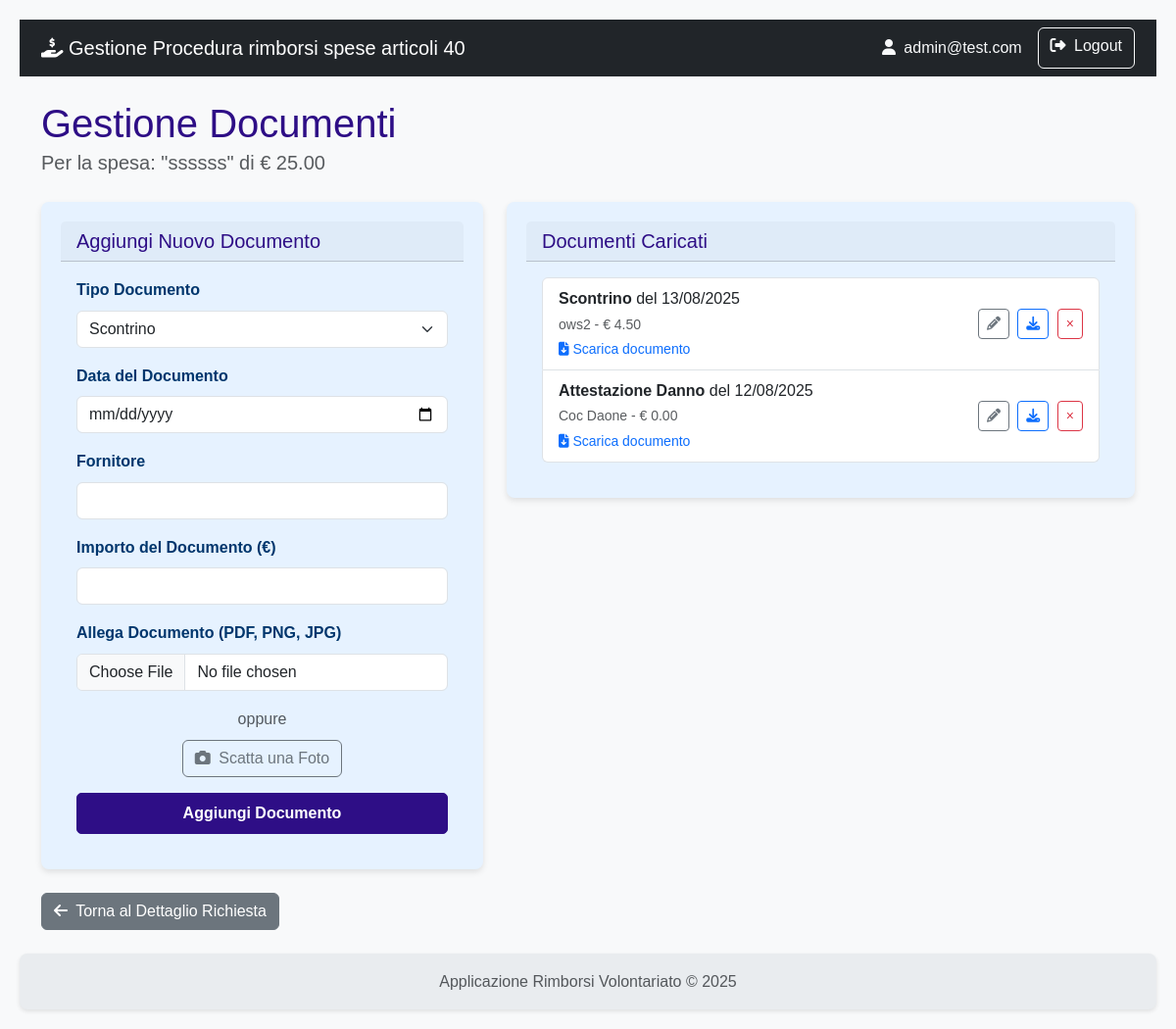
Screenshot of /richiesta/spese/14/documenti (signed in) with the database file from the repository.
### rimborsi/models.py (models this page shows)
class User(db.Model, UserMixin):
    id = db.Column(db.Integer, primary_key=True)
    username = db.Column(db.String(80), nullable=False)
    email = db.Column(db.String(120), nullable=False)
    password_hash = db.Column(db.String(120), nullable=False)
    role = db.Column(db.String(20), nullable=False)
    organizzazioni = db.relationship('Organizzazione', secondary=associazione_utente_organizzazione, back_populates='utenti_compilatori')
    __table_args__ = (
        db.UniqueConstraint('username', name='uq_user_username'),
        db.UniqueConstraint('email', name='uq_user_email'),
    )

class Spesa(db.Model):
    id = db.Column(db.Integer, primary_key=True)
    data_spesa = db.Column(db.Date, nullable=False)
    categoria = db.Column(db.String(1), nullable=False)
    descrizione_spesa = db.Column(db.String(250))
    importo_richiesto = db.Column(db.Float, nullable=False)
    importo_approvato = db.Column(db.Float)
    note_istruttoria = db.Column(db.Text)
    richiesta_id = db.Column(db.Integer, db.ForeignKey('richiesta.id'), nullable=False)
    documenti = db.relationship('DocumentoSpesa', backref='spesa', lazy=True, cascade="all, delete-orphan")
    impiego_id = db.Column(db.Integer, db.ForeignKey('impiego_mezzo_attrezzatura.id'), nullable=True)

class DocumentoSpesa(db.Model):
    id = db.Column(db.Integer, primary_key=True)
    data_documento = db.Column(db.Date, nullable=False)
    fornitore = db.Column(db.String(150))
    importo_documento = db.Column(db.Float, nullable=False)
    tipo_documento = db.Column(db.String(50))
    verificato = db.Column(db.Boolean, default=False)
    note_istruttoria = db.Column(db.Text, nullable=True)
    spesa_id = db.Column(db.Integer, db.ForeignKey('spesa.id'), nullable=False)
    nome_file = db.Column(db.String(255), nullable=True) # Campo per il nome del file salvato
    def get_tipo_documento_display(self):
        tipo = {
            'A': 'Scontrino',
            'B': 'Fattura',
            'C': 'Autorizzazione',
            'D': 'Attestazione Danno'
        }
        return tipo.get(self.tipo_documento, self.tipo_documento)

### rimborsi/richiesta/routes.py (the view)
@richiesta_bp.route('/spese/<int:spesa_id>/documenti', methods=['GET'])
@login_required
def lista_documenti(spesa_id):
    spesa = Spesa.query.get_or_404(spesa_id)
    richiesta = spesa.richiesta  # Accedi alla richiesta associata a questa spesa
    form = DocumentoSpesaForm() # Form per aggiungere nuovi documenti
    return render_template('richiesta/lista_documenti.html', spesa=spesa, form=form, richiesta=richiesta)

### rimborsi/richiesta/forms.py (shortened to what this page needs)
class DocumentoSpesaForm(FlaskForm):
    tipo_documento = SelectField('Tipo Documento', choices=[
        ('A', 'Scontrino'),
        ('B', 'Fattura'),
        ('C', 'Autorizzazione'),
        ('D', 'Attestazione Danno')
    ], validators=[DataRequired()])
    data_documento = DateField('Data del Documento', format='%Y-%m-%d', validators=[DataRequired()])
    fornitore = StringField('Fornitore', validators=[Optional(), Length(max=150)])
    importo_documento = FloatField('Importo del Documento (€)', validators=[Optional()])
    allegato = FileField('Allega Documento (PDF, PNG, JPG)', validators=[
        FileAllowed(['pdf', 'png', 'jpg', 'jpeg'], 'Sono ammessi solo file PDF, PNG e JPG!')
    ])
    submit = SubmitField('Aggiungi Documento')

### rimborsi/templates/richiesta/lista_documenti.html (shortened to what this page needs)
{% extends 'base.html' %}
{% block content %}
    <div class="mb-4">
        <h1 class="mb-0">Gestione Documenti</h1>
        <p class="lead text-muted">Per la spesa: "{{ spesa.descrizione_spesa }}" di € {{ "%.2f"|format(spesa.importo_richiesto) }}</p>
    </div>
    <div class="row g-4">
        {% include 'partials/_form_aggiungi_documento.html' %}
        {% include 'partials/_lista_documenti_caricati.html' %}
    </div>
    <div class="mt-4">
    <a href="{{ url_for('richiesta.dettaglio_richiesta', richiesta_id=spesa.richiesta_id) }}" class="btn btn-secondary">
        <i class="fas fa-arrow-left me-1"></i> Torna al Dettaglio Richiesta
    </a>
    </div>
{% endblock %}

### rimborsi/templates/base.html (shortened to what this page needs)
<!doctype html>
<html lang="it" class="h-100">
<head>
    <link href="https://cdn.jsdelivr.net/npm/bootstrap@5.3.3/dist/css/bootstrap.min.css" rel="stylesheet" xintegrity="sha384-QWTKZyjpPEjISv5WaRU9OFeRpok6YctnYmDr5pNlyT2bRjXh0JMhjY6hW+ALEwIH">
    <link rel="stylesheet" href="https://cdnjs.cloudflare.com/ajax/libs/font-awesome/6.5.2/css/all.min.css" xintegrity="sha512-SnH5WK+bZxgPHs44uWIX+LLJAJ9/2PkPKZ5QiAj6Ta86w+fsb2TkcmfRyVX3pBnMFcV7oQPJkl9QevSCWr3W6A==" />
    <link rel="stylesheet" href="{{ url_for('static', filename='css/styles.css') }}">
</head>
<body>
    <nav class="navbar navbar-expand-lg navbar-dark bg-dark">
        <div class="container">
            <a class="navbar-brand" href="{{ url_for('auth.index') }}">
                <i class="fas fa-hand-holding-dollar"></i>
                Gestione Procedura rimborsi spese articoli 40
            </a>
            <div class="collapse navbar-collapse" id="navbarNav">
                <div class="d-flex ms-auto">
                    {% if current_user.is_authenticated %}
                        <span class="navbar-text me-3 text-light">
                            <i class="fas fa-user me-1"></i> {{ current_user.email }}
                        </span>
                        <a href="{{ url_for('auth.logout') }}" class="btn btn-outline-light">
                            <i class="fas fa-sign-out-alt me-1"></i> Logout
                        </a>
                    {% else %}
                        <a href="{{ url_for('auth.registrati') }}" class="btn btn-outline-light me-2">Registrati</a>
                        <a href="{{ url_for('auth.login') }}" class="btn btn-outline-light">Login</a>
                    {% endif %}
                </div>
            </div>
        </div>
    </nav>
    <main class="container my-4">
        {% block content %}{% endblock %}
    </main>
    <footer class="footer mt-auto py-3">
        <div class="container text-center">
            <span class="text-muted">Applicazione Rimborsi Volontariato &copy; 2025</span>
        </div>
    </footer>
</body>
</html>

### rimborsi/templates/partials/_lista_documenti_caricati.html
<div class="col-md-7">
    <div class="card shadow-sm">
        <div class="card-header"><h5 class="mb-0">Documenti Caricati</h5></div>
        <div class="card-body">
            <ul class="list-group">
                {% for doc in spesa.documenti %}
                <li class="list-group-item d-flex justify-content-between align-items-center">
                    <div>
                        <strong>{{ doc.get_tipo_documento_display() }}</strong> del {{ doc.data_documento.strftime('%d/%m/%Y') }}
                        <br>
                        <small class="text-muted">{{ doc.fornitore or 'N/D' }} - &euro; {{ "%.2f"|format(doc.importo_documento) if doc.importo_documento is not none else 'N/A' }}</small>
                        {% if doc.nome_file %}
                        <br>
                        <small>
                            <a href="{{ url_for('richiesta.download_documento', documento_id=doc.id) }}" class="text-primary">
                                <i class="fas fa-file-download me-1"></i>Scarica documento
                            </a>
                        </small>
                        {% endif %}
                    </div>
                    <div class="ms-2">
                        <a href="{{ url_for('richiesta.modifica_documento', spesa_id=spesa.id ,  documento_id=doc.id) }}"
                           class="btn btn-sm btn-outline-secondary me-1"
                           title="Modifica"
                           {% if richiesta.stato != 'A' %} style="pointer-events: none; opacity: 0.65;" aria-disabled="true" {% endif %}>
                            <i class="fas fa-pencil-alt"></i>
                        </a>
                        {% if doc.nome_file %}
                        <a href="{{ url_for('richiesta.download_documento', documento_id=doc.id) }}" class="btn btn-sm btn-outline-primary me-1" title="Scarica">
                            <i class="fas fa-download"></i>
                        </a>
                        {% endif %}
                        <form action="{{ url_for('richiesta.cancella_documento', documento_id=doc.id) }}" method="POST" class="d-inline">
                            <button type="submit" class="btn btn-sm btn-outline-danger"
                                    onclick="return confirm('Sei sicuro?');"
                                    {% if richiesta.stato != 'A' %}disabled title="Non puoi cancellare documenti quando la richiesta non è in bozza"{% endif %}>&times;</button>
                        </form>
                    </div>
                </li>
                {% else %}
                <li class="list-group-item text-center text-muted">Nessun documento inserito per questa spesa.</li>
                {% endfor %}
            </ul>
        </div>
    </div>
</div>

### rimborsi/static/css/styles.css (style rules this page uses)
:root { --color-primary: #2e0e86; --color-primary-hover: #142fca; --color-text-light: #ffffff; --color-card-bg: #e6f2ff; --color-card-text: #00366d; --color-bg: #f4f4f4; --color-text-dark: #333; --color-link: #0055a4; --border-radius: 8px; --box-shadow: 0 2px 4px rgba(0, 0, 0, 0.1); --box-shadow-card: 0 3px 6px rgba(0, 0, 0, 0.1); --transition-standard: all 0.3s ease; }
body { font-family: Arial, sans-serif; background-color: var(--color-bg); color: var(--color-text-dark); margin: 0; padding: 20px; line-height: 1.6; }
h1, h2, h3, h4, h5, h6 { color: var(--color-primary); margin-top: 0; }
a { color: var(--color-link); text-decoration: none; }
.btn-primary { background-color: var(--color-primary) !important; border-color: var(--color-primary) !important; color: var(--color-text-light) !important; font-weight: bold !important; text-decoration: none !important; display: inline-flex !important; align-items: center !important; justify-content: center !important; padding: 0.5rem 1rem !important; border-radius: 5px !important; transition: var(--transition-standard) !important; cursor: pointer; }
.card { flex: 1; background-color: var(--color-card-bg); color: var(--color-card-text); border-radius: var(--border-radius); padding: 20px; box-shadow: var(--box-shadow-card); transition: transform 0.2s ease-in-out; border: none; }
.card-body i { transition: var(--transition-standard); }
.shadow-sm { box-shadow: var(--box-shadow-card) !important; }
.text-center { text-align: center; }
.footer { display: flex; justify-content: left; gap: 20px; background-color: var(--color-primary); padding: 15px 20px; border-radius: var(--border-radius); margin-top: 20px; box-shadow: var(--box-shadow); }

### rimborsi/templates/base.html (style rules this page uses)
body { display: flex; flex-direction: column; min-height: 100vh; background-color: #f8f9fa; }
main { flex: 1; }
.footer { background-color: #e9ecef; }

### rows the page displays
User: email "admin@test.com"
Spesa: descrizione_spesa "ssssss", importo_richiesto "25.00"
DocumentoSpesa: tipo_documento "Scontrino", data_documento "13/08/2025", fornitore "ows2", importo_documento "4.50"
DocumentoSpesa: tipo_documento "Attestazione Danno", data_documento "12/08/2025", fornitore "Coc Daone", importo_documento "0.00"
